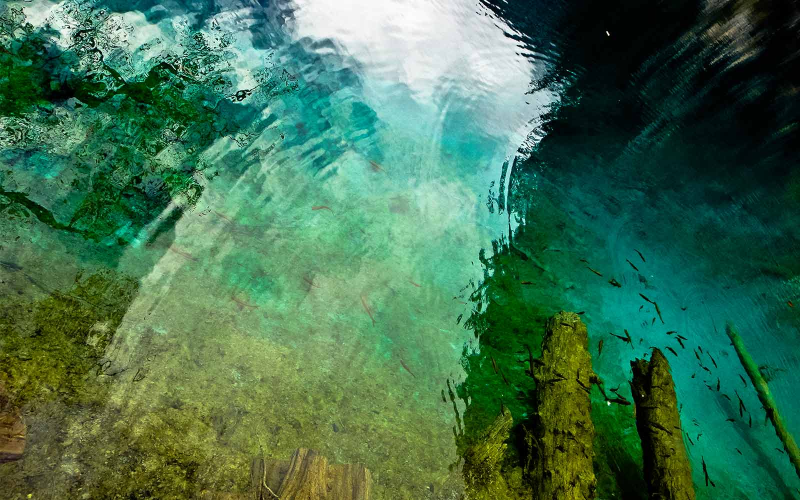
#> input picture front/java-script-master/java-script/JavaScript APIs 素材/jsapis_material/第二天/images/1.jpg, 1600 x 1000 px, found by its file name (shown at 1/2 size)
$ jupyter execute seg.ipynb
#> lines starting #> are read from the running program, lines starting #| are printed output that depends on the picture
[cell 1]
import cv2
import numpy as np

[cell 2]
img = cv2.imread('1.jpg')
#> img is the input picture: shape (1000, 1600, 3); mean B, G, R 80.6, 113, 65.5
img = cv2.resize(img,(640,640))
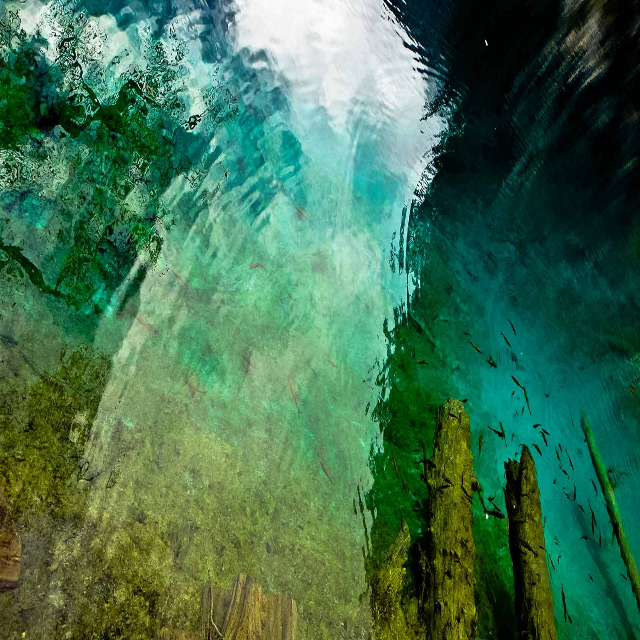
#> img: shape (640, 640, 3); mean B, G, R 80.5, 112.9, 65.4
img_copy = img.copy()
mask = np.zeros(img.shape[:2], np.uint8) # 创建掩码

bgdModel = np.zeros((1,65), np.float64)
fgdModel = np.zeros((1,65), np.float64)


$ run again, with front/java-script-master/java-script/JavaScript APIs 素材/jsapis_material/第二天/images/2.jpg copied over front/java-script-master/java-script/JavaScript APIs 素材/jsapis_material/第二天/images/1.jpg
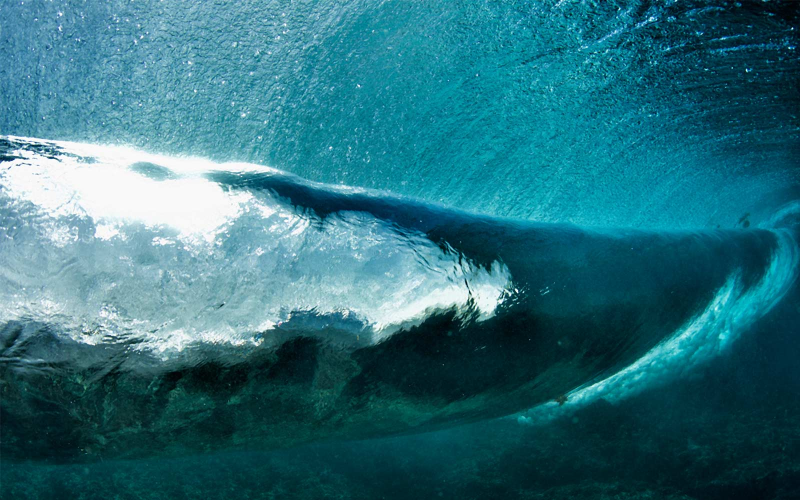
#> input picture front/java-script-master/java-script/JavaScript APIs 素材/jsapis_material/第二天/images/2.jpg, 1600 x 1000 px, found by its file name (shown at 1/2 size)
#> img is the input picture: shape (1000, 1600, 3); mean B, G, R 123.9, 111.4, 44.8
#> `img = cv2.resize(img,(640,640))`:
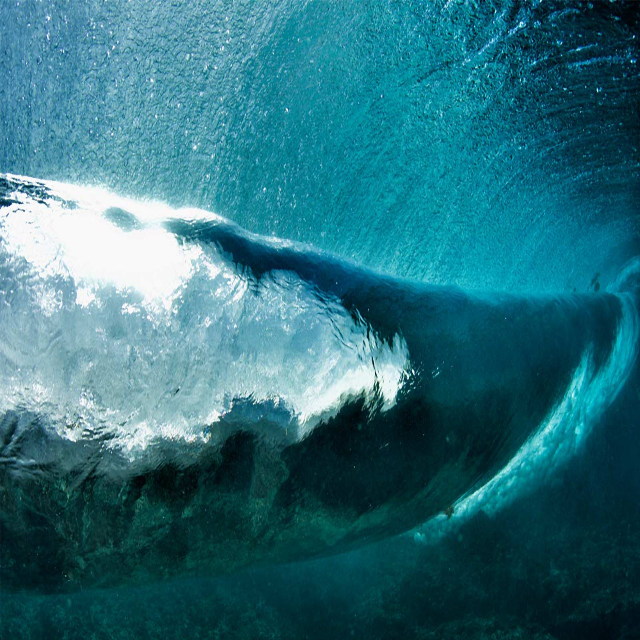
#> img: shape (640, 640, 3); mean B, G, R 123.7, 111.3, 44.7

$ run again, with front/java-script-master/java-script/JavaScript APIs 素材/jsapis_material/第二天/images/3.jpg copied over front/java-script-master/java-script/JavaScript APIs 素材/jsapis_material/第二天/images/1.jpg
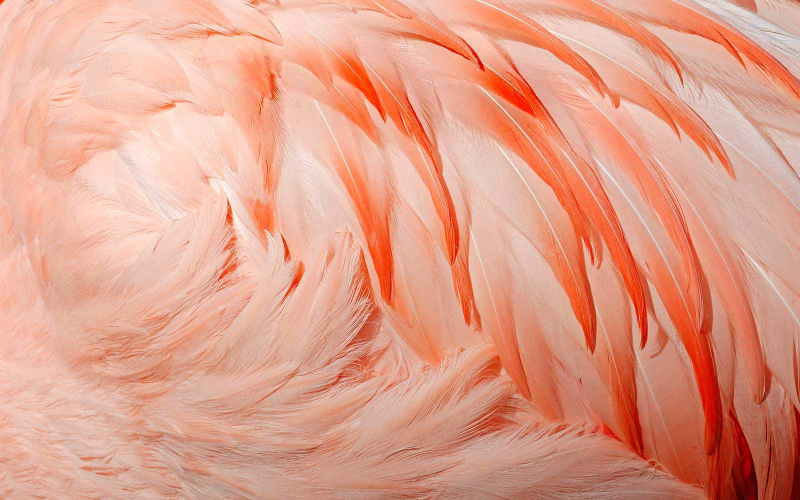
#> input picture front/java-script-master/java-script/JavaScript APIs 素材/jsapis_material/第二天/images/3.jpg, 1600 x 1000 px, found by its file name (shown at 1/2 size)
#> img is the input picture: shape (1000, 1600, 3); mean B, G, R 138.1, 159.6, 225.5
#> `img = cv2.resize(img,(640,640))`:
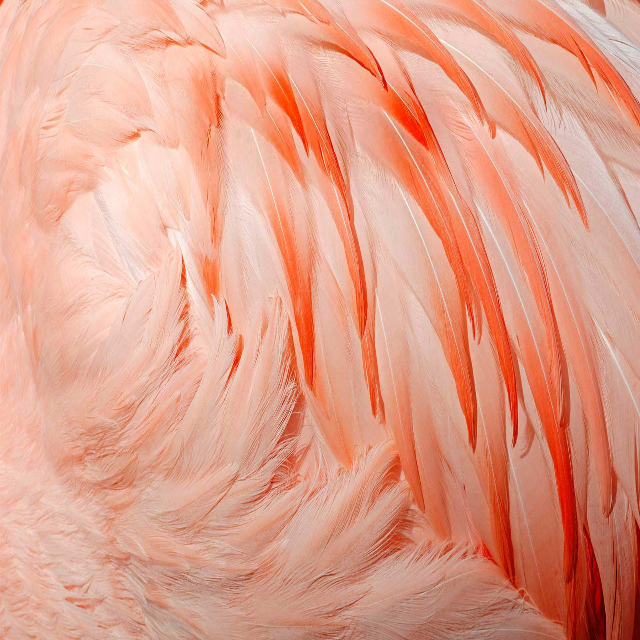
#> img: shape (640, 640, 3); mean B, G, R 137.9, 159.4, 225.4

$ run again, with front/java-script-master/java-script/JavaScript APIs 素材/jsapis_material/第二天/images/4.jpg copied over front/java-script-master/java-script/JavaScript APIs 素材/jsapis_material/第二天/images/1.jpg
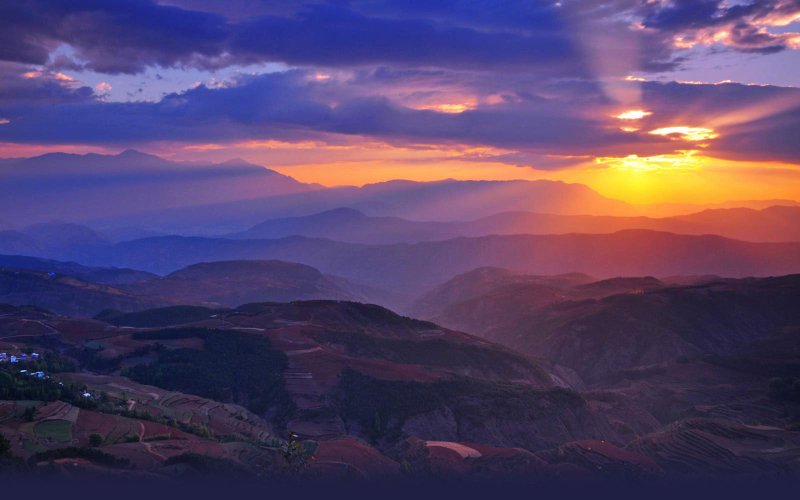
#> input picture front/java-script-master/java-script/JavaScript APIs 素材/jsapis_material/第二天/images/4.jpg, 1600 x 1000 px, found by its file name (shown at 1/2 size)
#> img is the input picture: shape (1000, 1600, 3); mean B, G, R 105, 68, 86.9
#> `img = cv2.resize(img,(640,640))`:
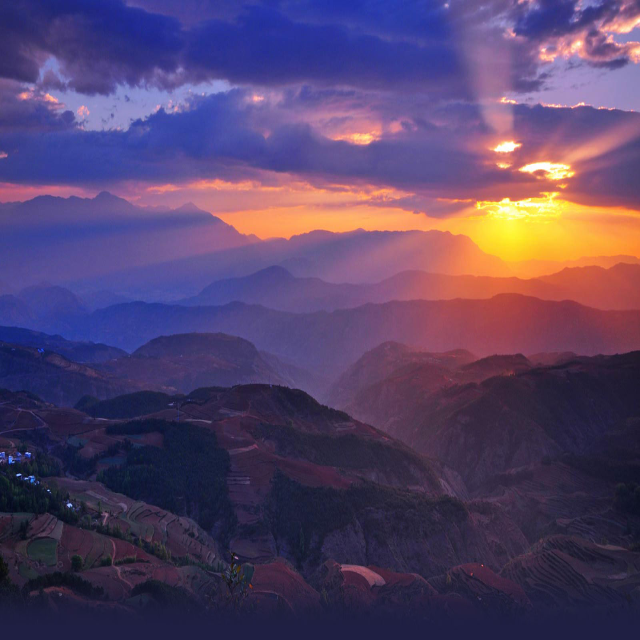
#> img: shape (640, 640, 3); mean B, G, R 104.9, 67.9, 86.8
